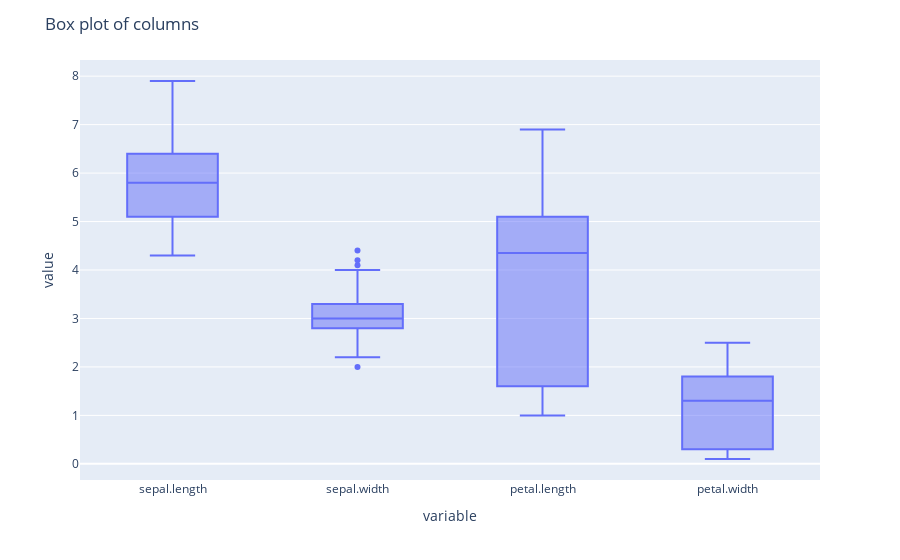

Write notebook code for a chart like this one.
### Code cell
import plotly.express as px

fig = px.box(
    # dataframe
    data_iris,
    # col to show 
    y=[
        "sepal.length",
        "sepal.width", 
        "petal.length",	
        "petal.width"	
    ]
)


fig.update_layout(
    title="Box plot of columns"
)

fig.show()

### Figure 1 — Plotly figure (JSON) as saved in the notebook; plotly's stock layout.template omitted (floating-point values rounded to 4 significant figures; data arrays with more than 128 entries replaced by an {"elided": "..."} marker saying what was removed)
{"data": [{"alignmentgroup": "True", "hovertemplate": "variable=%{x}<br>value=%{y}<extra></extra>", "legendgroup": "", "marker": {"color": "#636efa"}, "name": "", "notched": false, "offsetgroup": "", "orientation": "v", "showlegend": false, "type": "box", "x": {"elided": "600 str values"}, "x0": " ", "xaxis": "x", "y": {"elided": "600 float values"}, "y0": " ", "yaxis": "y"}], "layout": {"boxmode": "group", "legend": {"tracegroupgap": 0}, "margin": {"t": 60}, "title": {"text": "Box plot of columns"}, "xaxis": {"anchor": "y", "domain": [0, 1], "title": {"text": "variable"}}, "yaxis": {"anchor": "x", "domain": [0, 1], "title": {"text": "value"}}}}
